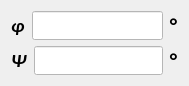
           <widget class="QWidget" name="layoutWidget">
            <property name="geometry">
             <rect>
              <x>400</x>
              <y>400</y>
              <width>189</width>
              <height>64</height>
             </rect>
            </property>
            <layout class="QVBoxLayout" name="verticalLayout_28">
             <item>
              <layout class="QHBoxLayout" name="horizontalLayout_18">
               <item>
                <widget class="QLabel" name="label_84">
                 <property name="font">
                  <font>
                   <family>Calibri</family>
                   <pointsize>12</pointsize>
                   <weight>75</weight>
                   <italic>true</italic>
                   <bold>true</bold>
                  </font>
                 </property>
                 <property name="text">
                  <string>&lt;html&gt;&lt;head/&gt;&lt;body&gt;&lt;p&gt;&lt;span style=&quot; font-size:14pt;&quot;&gt; φ&lt;/span&gt;&lt;/p&gt;&lt;/body&gt;&lt;/html&gt;</string>
                 </property>
                </widget>
               </item>
               <item>
                <widget class="QLineEdit" name="phi_3">
                 <property name="enabled">
                  <bool>false</bool>
                 </property>
                 <property name="font">
                  <font>
                   <family>Calibri</family>
                   <pointsize>12</pointsize>
                   <weight>50</weight>
                   <italic>false</italic>
                   <bold>false</bold>
                  </font>
                 </property>
                 <property name="styleSheet">
                  <string notr="true">background-color: rgb(255, 255, 255);
font: 12pt &quot;Calibri&quot;;</string>
                 </property>
                </widget>
               </item>
               <item>
                <widget class="QLabel" name="label_116">
                 <property name="font">
                  <font>
                   <family>Calibri</family>
                   <pointsize>12</pointsize>
                   <weight>75</weight>
                   <italic>true</italic>
                   <bold>true</bold>
                  </font>
                 </property>
                 <property name="text">
                  <string>&lt;html&gt;&lt;head/&gt;&lt;body&gt;&lt;p&gt;&lt;span style=&quot; font-size:16pt;&quot;&gt;°&lt;/span&gt;&lt;/p&gt;&lt;/body&gt;&lt;/html&gt;</string>
                 </property>
                </widget>
               </item>
              </layout>
             </item>
             <item>
              <layout class="QHBoxLayout" name="horizontalLayout_19">
               <item>
                <widget class="QLabel" name="label_80">
                 <property name="font">
                  <font>
                   <family>Calibri</family>
                   <pointsize>12</pointsize>
                   <weight>75</weight>
                   <italic>true</italic>
                   <bold>true</bold>
                  </font>
                 </property>
                 <property name="text">
                  <string>&lt;html&gt;&lt;head/&gt;&lt;body&gt;&lt;p&gt;&lt;span style=&quot; font-size:14pt;&quot;&gt;Ψ&lt;/span&gt;&lt;/p&gt;&lt;/body&gt;&lt;/html&gt;</string>
                 </property>
                </widget>
               </item>
               <item>
                <widget class="QLineEdit" name="psi_3">
                 <property name="enabled">
                  <bool>false</bool>
                 </property>
                 <property name="font">
                  <font>
                   <family>Calibri</family>
                   <pointsize>12</pointsize>
                   <weight>50</weight>
                   <italic>false</italic>
                   <bold>false</bold>
                  </font>
                 </property>
                 <property name="styleSheet">
                  <string notr="true">background-color: rgb(255, 255, 255);
font: 12pt &quot;Calibri&quot;;</string>
                 </property>
                </widget>
               </item>
               <item>
                <widget class="QLabel" name="label_117">
                 <property name="font">
                  <font>
                   <family>Calibri</family>
                   <pointsize>12</pointsize>
                   <weight>75</weight>
                   <italic>true</italic>
                   <bold>true</bold>
                  </font>
                 </property>
                 <property name="text">
                  <string>&lt;html&gt;&lt;head/&gt;&lt;body&gt;&lt;p&gt;&lt;span style=&quot; font-size:16pt;&quot;&gt;°&lt;/span&gt;&lt;/p&gt;&lt;/body&gt;&lt;/html&gt;</string>
                 </property>
                </widget>
               </item>
              </layout>
             </item>
            </layout>
           </widget>
